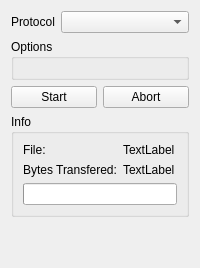
                    <widget class="QWidget" name="tab_Download">
                     <attribute name="title">
                      <string>Download</string>
                     </attribute>
                     <layout class="QVBoxLayout" name="verticalLayout_11">
                      <item>
                       <widget class="QWidget" name="widget_8" native="true">
                        <layout class="QHBoxLayout" name="horizontalLayout_18">
                         <property name="leftMargin">
                          <number>0</number>
                         </property>
                         <property name="topMargin">
                          <number>0</number>
                         </property>
                         <property name="rightMargin">
                          <number>0</number>
                         </property>
                         <property name="bottomMargin">
                          <number>0</number>
                         </property>
                         <item>
                          <widget class="QLabel" name="label_2">
                           <property name="sizePolicy">
                            <sizepolicy hsizetype="Maximum" vsizetype="Preferred">
                             <horstretch>0</horstretch>
                             <verstretch>0</verstretch>
                            </sizepolicy>
                           </property>
                           <property name="text">
                            <string>Protocol</string>
                           </property>
                          </widget>
                         </item>
                         <item>
                          <widget class="QComboBox" name="comboBox_DownloadProtocol">
                           <property name="sizePolicy">
                            <sizepolicy hsizetype="Preferred" vsizetype="Fixed">
                             <horstretch>0</horstretch>
                             <verstretch>0</verstretch>
                            </sizepolicy>
                           </property>
                          </widget>
                         </item>
                        </layout>
                       </widget>
                      </item>
                      <item>
                       <widget class="QGroupBox" name="groupBox_6">
                        <property name="title">
                         <string>Options</string>
                        </property>
                        <layout class="QVBoxLayout" name="verticalLayout_13">
                         <item>
                          <layout class="QFormLayout" name="formLayout_DownloadOptions"/>
                         </item>
                        </layout>
                       </widget>
                      </item>
                      <item>
                       <widget class="QWidget" name="widget_9" native="true">
                        <layout class="QHBoxLayout" name="horizontalLayout_19">
                         <property name="leftMargin">
                          <number>0</number>
                         </property>
                         <property name="topMargin">
                          <number>0</number>
                         </property>
                         <property name="rightMargin">
                          <number>0</number>
                         </property>
                         <property name="bottomMargin">
                          <number>0</number>
                         </property>
                         <item>
                          <widget class="QPushButton" name="pushButton_DownloadStart">
                           <property name="text">
                            <string>Start</string>
                           </property>
                          </widget>
                         </item>
                         <item>
                          <widget class="QPushButton" name="pushButton_DownloadAbort">
                           <property name="text">
                            <string>Abort</string>
                           </property>
                          </widget>
                         </item>
                        </layout>
                       </widget>
                      </item>
                      <item>
                       <widget class="QGroupBox" name="groupBox_5">
                        <property name="title">
                         <string>Info</string>
                        </property>
                        <layout class="QVBoxLayout" name="verticalLayout_14">
                         <item>
                          <widget class="QWidget" name="widget_10" native="true">
                           <layout class="QFormLayout" name="formLayout">
                            <property name="leftMargin">
                             <number>0</number>
                            </property>
                            <property name="topMargin">
                             <number>0</number>
                            </property>
                            <property name="rightMargin">
                             <number>0</number>
                            </property>
                            <property name="bottomMargin">
                             <number>0</number>
                            </property>
                            <item row="0" column="0">
                             <widget class="QLabel" name="label_3">
                              <property name="sizePolicy">
                               <sizepolicy hsizetype="Maximum" vsizetype="Preferred">
                                <horstretch>0</horstretch>
                                <verstretch>0</verstretch>
                               </sizepolicy>
                              </property>
                              <property name="text">
                               <string>File:</string>
                              </property>
                             </widget>
                            </item>
                            <item row="0" column="1">
                             <widget class="QLabel" name="label_DownloadFilename">
                              <property name="text">
                               <string>TextLabel</string>
                              </property>
                             </widget>
                            </item>
                            <item row="1" column="0">
                             <widget class="QLabel" name="label_4">
                              <property name="text">
                               <string>Bytes Transfered:</string>
                              </property>
                             </widget>
                            </item>
                            <item row="1" column="1">
                             <widget class="QLabel" name="label_DownloadBytesTrans">
                              <property name="text">
                               <string>TextLabel</string>
                              </property>
                             </widget>
                            </item>
                           </layout>
                          </widget>
                         </item>
                         <item>
                          <widget class="QProgressBar" name="progressBar_DownloadProgress"/>
                         </item>
                        </layout>
                       </widget>
                      </item>
                      <item>
                       <spacer name="verticalSpacer_4">
                        <property name="orientation">
                         <enum>Qt::Vertical</enum>
                        </property>
                        <property name="sizeHint" stdset="0">
                         <size>
                          <width>20</width>
                          <height>40</height>
                         </size>
                        </property>
                       </spacer>
                      </item>
                     </layout>
                    </widget>
